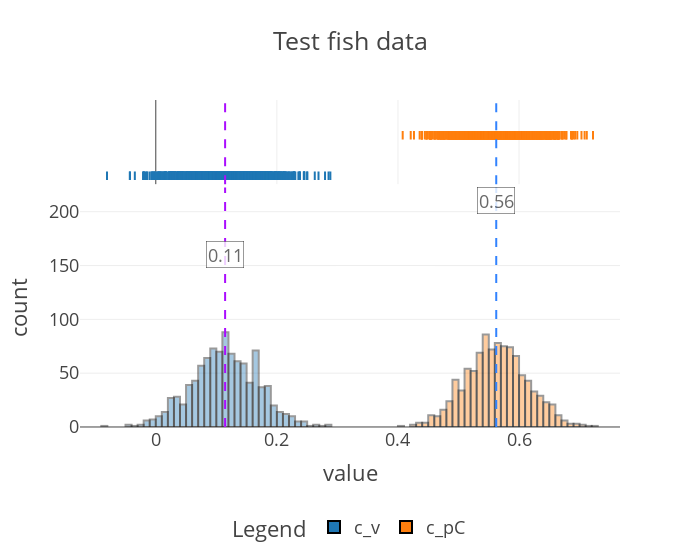

Write notebook code for a chart like this one.
### Code cell
print(
    samples_test.keys()
)  # plot the inferred posterior distributions of the coefficients
# Note that the model infers that the random foragers have
# near-zero coefficients for food trace and proximity score.
# The non-zero coefficient for visibility is consistent with the
# fact that the random foragers are mostly likely to move to nearby
# locations (higher visibility score) compared to farther locations.
ftk.plot_coefs(
    samples_test["svi_samples"],
    "Test fish data",
    nbins=120,
    ann_start_y=160,
    ann_break_y=50,
)

### Figure 1 — Plotly figure (JSON) as saved in the notebook; plotly's stock layout.template omitted (floating-point values rounded to 4 significant figures; data arrays with more than 128 entries replaced by an {"elided": "..."} marker saying what was removed)
{"data": [{"alignmentgroup": "True", "bingroup": "x", "hovertemplate": "coefficient=c_v<br>value=%{x}<br>count=%{y}<extra></extra>", "legendgroup": "c_v", "marker": {"color": "#1F77B4", "line": {"color": "Black", "width": 2}, "opacity": 0.4, "pattern": {"shape": ""}}, "name": "c_v", "nbinsx": 120, "offsetgroup": "c_v", "orientation": "v", "showlegend": true, "type": "histogram", "x": {"elided": "1000 float values"}, "xaxis": "x", "yaxis": "y"}, {"alignmentgroup": "True", "boxpoints": "all", "fillcolor": "rgba(255,255,255,0)", "hoveron": "points", "hovertemplate": "coefficient=c_v<br>value=%{x}<extra></extra>", "jitter": 0, "legendgroup": "c_v", "line": {"color": "rgba(255,255,255,0)"}, "marker": {"color": "#1F77B4", "line": {"color": "Black", "width": 2}, "symbol": "line-ns-open"}, "name": "c_v", "offsetgroup": "c_v", "showlegend": false, "type": "box", "x": {"elided": "1000 float values"}, "xaxis": "x2", "yaxis": "y2"}, {"alignmentgroup": "True", "bingroup": "x", "hovertemplate": "coefficient=c_pC<br>value=%{x}<br>count=%{y}<extra></extra>", "legendgroup": "c_pC", "marker": {"color": "#FF7F0E", "line": {"color": "Black", "width": 2}, "opacity": 0.4, "pattern": {"shape": ""}}, "name": "c_pC", "nbinsx": 120, "offsetgroup": "c_pC", "orientation": "v", "showlegend": true, "type": "histogram", "x": {"elided": "1000 float values"}, "xaxis": "x", "yaxis": "y"}, {"alignmentgroup": "True", "boxpoints": "all", "fillcolor": "rgba(255,255,255,0)", "hoveron": "points", "hovertemplate": "coefficient=c_pC<br>value=%{x}<extra></extra>", "jitter": 0, "legendgroup": "c_pC", "line": {"color": "rgba(255,255,255,0)"}, "marker": {"color": "#FF7F0E", "line": {"color": "Black", "width": 2}, "symbol": "line-ns-open"}, "name": "c_pC", "offsetgroup": "c_pC", "showlegend": false, "type": "box", "x": {"elided": "1000 float values"}, "xaxis": "x2", "yaxis": "y2"}], "layout": {"annotations": [{"bgcolor": "white", "bordercolor": "black", "borderwidth": 0.5, "opacity": 0.8, "showarrow": false, "text": "0.11", "x": 0.1145, "y": 160}, {"bgcolor": "white", "bordercolor": "black", "borderwidth": 0.5, "opacity": 0.8, "showarrow": false, "text": "0.56", "x": 0.5623, "y": 210}], "barmode": "overlay", "legend": {"orientation": "h", "title": {"text": "Legend"}, "tracegroupgap": 0, "x": 0.5, "xanchor": "center", "y": -0.25, "yanchor": "top"}, "shapes": [{"line": {"color": "#AA0DFE", "dash": "dash"}, "name": "Median (0.11449893563985825)", "type": "line", "x0": 0.1145, "x1": 0.1145, "xref": "x", "y0": 0, "y1": 1, "yref": "y domain"}, {"line": {"color": "#AA0DFE", "dash": "dash"}, "name": "Median (0.11449893563985825)", "type": "line", "x0": 0.1145, "x1": 0.1145, "xref": "x2", "y0": 0, "y1": 1, "yref": "y2 domain"}, {"line": {"color": "#3283FE", "dash": "dash"}, "name": "Median (0.5623165369033813)", "type": "line", "x0": 0.5623, "x1": 0.5623, "xref": "x", "y0": 0, "y1": 1, "yref": "y domain"}, {"line": {"color": "#3283FE", "dash": "dash"}, "name": "Median (0.5623165369033813)", "type": "line", "x0": 0.5623, "x1": 0.5623, "xref": "x2", "y0": 0, "y1": 1, "yref": "y2 domain"}], "title": {"text": "Test fish data"}, "width": 700, "xaxis": {"anchor": "y", "domain": [0, 1], "title": {"text": "value"}}, "xaxis2": {"anchor": "y2", "domain": [0, 1], "matches": "x", "showgrid": true, "showticklabels": false}, "yaxis": {"anchor": "x", "domain": [0, 0.7326], "title": {"text": "count"}}, "yaxis2": {"anchor": "x2", "domain": [0.7426, 1], "matches": "y2", "showgrid": false, "showline": false, "showticklabels": false, "ticks": ""}}}
